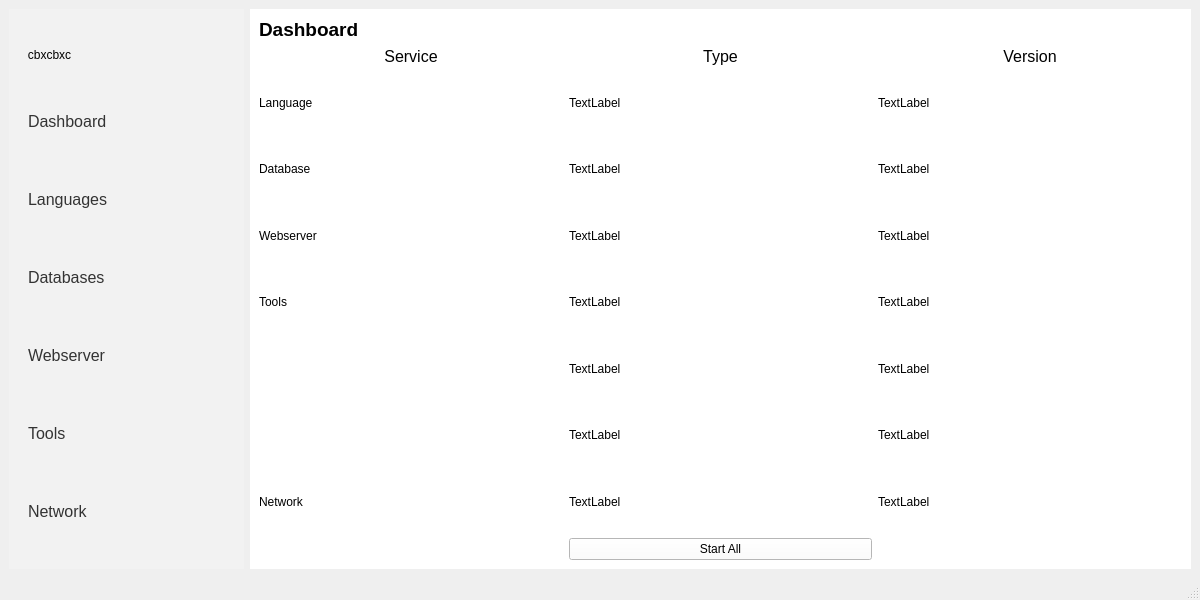
<?xml version="1.0" encoding="UTF-8"?>
<ui version="4.0">
 <class>MainWindow</class>
 <widget class="QMainWindow" name="MainWindow">
  <property name="geometry">
   <rect>
    <x>0</x>
    <y>0</y>
    <width>1200</width>
    <height>600</height>
   </rect>
  </property>
  <property name="windowTitle">
   <string>MainWindow</string>
  </property>
  <widget class="QWidget" name="centralwidget">
   <layout class="QHBoxLayout" name="horizontalLayout_2" stretch="1,4">
    <item>
     <widget class="QWidget" name="main_left_sidebar_layout" native="true">
      <property name="styleSheet">
       <string notr="true">/* Áp dụng cho widget cha để có nền chung */
#main_left_sidebar_layout {
    background-color: #f2f2f2; /* Hoặc màu nền bạn muốn */
}

/* Tùy chỉnh cho TẤT CẢ QPushButton bên trong sidebar */
#main_left_sidebar_layout QPushButton {
    /* --- Xóa bỏ giao diện mặc định --- */
    border: none;
    background-color: transparent; /* Quan trọng: làm nền nút trong suốt */

    /* --- Căn chỉnh &amp; Khoảng cách --- */
    text-align: left; /* Căn chữ sang trái */
    padding: 15px 10px; /* Thêm khoảng đệm cho dễ click */
    font-size: 16px;

    /* --- Giao diện chữ --- */
    color: #333; /* Màu chữ mặc định */
}

/* --- Các trạng thái động --- */

/* 1. Khi di chuột vào nút */
#main_left_sidebar_layout QPushButton:hover {
   	background-color: rgb(255, 255, 255);
    border-radius: 5px;
}

/* 2. Khi nút được &quot;check&quot; (tức là được chọn) */
#main_left_sidebar_layout QPushButton:checked {
    background-color: #e8e8e8; /* Màu nền khi được chọn */
    color: #e60026; /* Đổi màu chữ */
    font-weight: bold;
    border-radius: 5px;
}</string>
      </property>
      <layout class="QVBoxLayout" name="verticalLayout_3">
       <item>
        <widget class="QToolButton" name="toggle_sidebar_button">
         <property name="layoutDirection">
          <enum>Qt::LayoutDirection::LeftToRight</enum>
         </property>
         <property name="styleSheet">
          <string notr="true">QToolButton {
    border: none;
    background-color: transparent;
    padding: 5px; /* Tăng vùng có thể click */
}</string>
         </property>
         <property name="text">
          <string>cbxcbxc</string>
         </property>
         <property name="icon">
          <iconset resource="../resources/icons.qrc">
           <normaloff>:/icons/icons/bars-1.svg</normaloff>:/icons/icons/bars-1.svg</iconset>
         </property>
        </widget>
       </item>
       <item>
        <widget class="QPushButton" name="dashboard_button">
         <property name="font">
          <font>
           <pointsize>-1</pointsize>
          </font>
         </property>
         <property name="text">
          <string>Dashboard</string>
         </property>
        </widget>
       </item>
       <item>
        <widget class="QPushButton" name="languages_button">
         <property name="font">
          <font>
           <pointsize>-1</pointsize>
          </font>
         </property>
         <property name="text">
          <string>Languages</string>
         </property>
        </widget>
       </item>
       <item>
        <widget class="QPushButton" name="databases_button">
         <property name="font">
          <font>
           <pointsize>-1</pointsize>
          </font>
         </property>
         <property name="text">
          <string>Databases</string>
         </property>
        </widget>
       </item>
       <item>
        <widget class="QPushButton" name="webserver_button">
         <property name="font">
          <font>
           <pointsize>-1</pointsize>
          </font>
         </property>
         <property name="text">
          <string>Webserver</string>
         </property>
        </widget>
       </item>
       <item>
        <widget class="QPushButton" name="tools_button">
         <property name="text">
          <string>Tools</string>
         </property>
        </widget>
       </item>
       <item>
        <widget class="QPushButton" name="network_button">
         <property name="font">
          <font>
           <pointsize>-1</pointsize>
          </font>
         </property>
         <property name="text">
          <string>Network</string>
         </property>
        </widget>
       </item>
      </layout>
     </widget>
    </item>
    <item>
     <layout class="QHBoxLayout" name="main_content_layout">
      <item>
       <widget class="QStackedWidget" name="main_content_area">
        <property name="styleSheet">
         <string notr="true">background-color: rgb(255, 255, 255);</string>
        </property>
        <property name="currentIndex">
         <number>3</number>
        </property>
        <widget class="QWidget" name="webserver_page">
         <layout class="QVBoxLayout" name="verticalLayout_4" stretch="0,0,1">
          <item>
           <layout class="QHBoxLayout" name="webserver_title_layout">
            <item>
             <widget class="QLabel" name="webserver_title_label">
              <property name="text">
               <string>&lt;html&gt;&lt;head/&gt;&lt;body&gt;&lt;p&gt;&lt;span style=&quot; font-size:14pt; font-weight:700;&quot;&gt;Webserver&lt;/span&gt;&lt;/p&gt;&lt;/body&gt;&lt;/html&gt;</string>
              </property>
             </widget>
            </item>
           </layout>
          </item>
          <item>
           <layout class="QHBoxLayout" name="webserver_save_change_layout">
            <item>
             <widget class="QDialogButtonBox" name="webserver_save_change_buttonbox">
              <property name="standardButtons">
               <set>QDialogButtonBox::StandardButton::Cancel|QDialogButtonBox::StandardButton::Ok</set>
              </property>
             </widget>
            </item>
           </layout>
          </item>
          <item>
           <layout class="QGridLayout" name="webserver_content_layout">
            <item row="1" column="0">
             <widget class="QCheckBox" name="nginx_checkbox">
              <property name="text">
               <string>Nginx</string>
              </property>
             </widget>
            </item>
            <item row="0" column="0">
             <widget class="QCheckBox" name="apache_checkbox">
              <property name="text">
               <string>Apache</string>
              </property>
             </widget>
            </item>
            <item row="0" column="1">
             <widget class="QComboBox" name="apache_combobox"/>
            </item>
            <item row="1" column="1">
             <widget class="QComboBox" name="nginx_combobox"/>
            </item>
           </layout>
          </item>
         </layout>
        </widget>
        <widget class="QWidget" name="tools_page">
         <layout class="QVBoxLayout" name="verticalLayout_5" stretch="0,1">
          <item>
           <layout class="QHBoxLayout" name="tools_title_layout">
            <item>
             <widget class="QLabel" name="tools_title_label">
              <property name="text">
               <string>&lt;html&gt;&lt;head/&gt;&lt;body&gt;&lt;p&gt;&lt;span style=&quot; font-size:14pt; font-weight:700;&quot;&gt;Tools&lt;/span&gt;&lt;/p&gt;&lt;/body&gt;&lt;/html&gt;</string>
              </property>
             </widget>
            </item>
           </layout>
          </item>
          <item>
           <layout class="QGridLayout" name="tools_content_layout">
            <item row="3" column="1">
             <widget class="QComboBox" name="quickadd_combobox"/>
            </item>
            <item row="2" column="1">
             <widget class="QComboBox" name="rightclickmenu_combobox"/>
            </item>
            <item row="0" column="1">
             <widget class="QComboBox" name="wildcarddns_combobox"/>
            </item>
            <item row="4" column="1">
             <widget class="QComboBox" name="deleteproject_combobox"/>
            </item>
            <item row="2" column="0">
             <widget class="QLabel" name="rightclickmenu_label">
              <property name="text">
               <string>Right Click Menu</string>
              </property>
             </widget>
            </item>
            <item row="4" column="0">
             <widget class="QLabel" name="deleteproject_label">
              <property name="text">
               <string>Delete Project</string>
              </property>
             </widget>
            </item>
            <item row="3" column="0">
             <widget class="QLabel" name="quickadd_label">
              <property name="text">
               <string>Quick Add</string>
              </property>
             </widget>
            </item>
            <item row="1" column="0">
             <widget class="QLabel" name="cron_label">
              <property name="text">
               <string>Cron</string>
              </property>
             </widget>
            </item>
            <item row="0" column="0">
             <widget class="QLabel" name="wildcarddns_label">
              <property name="text">
               <string>Wildcard DNS</string>
              </property>
             </widget>
            </item>
            <item row="1" column="1">
             <widget class="QComboBox" name="cron_combobox"/>
            </item>
           </layout>
          </item>
         </layout>
        </widget>
        <widget class="QWidget" name="network_page">
         <layout class="QVBoxLayout" name="verticalLayout_6" stretch="0,0,1,0">
          <item>
           <layout class="QHBoxLayout" name="network_title_layout">
            <item>
             <widget class="QLabel" name="network_title_label">
              <property name="text">
               <string>&lt;html&gt;&lt;head/&gt;&lt;body&gt;&lt;p&gt;&lt;span style=&quot; font-size:14pt; font-weight:700;&quot;&gt;Network&lt;/span&gt;&lt;/p&gt;&lt;/body&gt;&lt;/html&gt;</string>
              </property>
             </widget>
            </item>
           </layout>
          </item>
          <item>
           <layout class="QHBoxLayout" name="network_save_change_layout">
            <item>
             <widget class="QDialogButtonBox" name="network_save_change_buttonbox">
              <property name="standardButtons">
               <set>QDialogButtonBox::StandardButton::Cancel|QDialogButtonBox::StandardButton::Ok</set>
              </property>
             </widget>
            </item>
           </layout>
          </item>
          <item>
           <layout class="QGridLayout" name="network_content_layout">
            <item row="2" column="0">
             <widget class="QCheckBox" name="traceroute_checkbox">
              <property name="text">
               <string>Traceroute</string>
              </property>
             </widget>
            </item>
            <item row="1" column="0">
             <widget class="QCheckBox" name="ngrok_checkbox">
              <property name="text">
               <string>Ngrok</string>
              </property>
             </widget>
            </item>
            <item row="0" column="0">
             <widget class="QCheckBox" name="telnet_checkbox">
              <property name="text">
               <string>Telnet</string>
              </property>
             </widget>
            </item>
            <item row="0" column="1">
             <widget class="QComboBox" name="telnet_combobox"/>
            </item>
            <item row="1" column="1">
             <widget class="QComboBox" name="ngrok_combobox"/>
            </item>
            <item row="2" column="1">
             <widget class="QComboBox" name="traceroute_combobox"/>
            </item>
           </layout>
          </item>
          <item>
           <layout class="QHBoxLayout" name="network_add_new_layout">
            <item>
             <widget class="QPushButton" name="network_add_new_button">
              <property name="text">
               <string>PushButton</string>
              </property>
             </widget>
            </item>
           </layout>
          </item>
         </layout>
        </widget>
        <widget class="QWidget" name="dashboard_page">
         <layout class="QVBoxLayout" name="verticalLayout_7" stretch="0,0,1">
          <item>
           <layout class="QHBoxLayout" name="dashboard_title_layout">
            <item>
             <widget class="QLabel" name="dashboard_title_label">
              <property name="text">
               <string>&lt;html&gt;&lt;head/&gt;&lt;body&gt;&lt;p&gt;&lt;span style=&quot; font-size:14pt; font-weight:700;&quot;&gt;Dashboard&lt;/span&gt;&lt;/p&gt;&lt;/body&gt;&lt;/html&gt;</string>
              </property>
             </widget>
            </item>
           </layout>
          </item>
          <item>
           <layout class="QHBoxLayout" name="dashboard_head_column_layout">
            <item>
             <widget class="QLabel" name="dashboard_service_label">
              <property name="text">
               <string>&lt;html&gt;&lt;head/&gt;&lt;body&gt;&lt;p align=&quot;center&quot;&gt;&lt;span style=&quot; font-size:12pt;&quot;&gt;Service&lt;/span&gt;&lt;/p&gt;&lt;/body&gt;&lt;/html&gt;</string>
              </property>
             </widget>
            </item>
            <item>
             <widget class="QLabel" name="dashboard_type_label">
              <property name="text">
               <string>&lt;html&gt;&lt;head/&gt;&lt;body&gt;&lt;p align=&quot;center&quot;&gt;&lt;span style=&quot; font-size:12pt;&quot;&gt;Type&lt;/span&gt;&lt;/p&gt;&lt;/body&gt;&lt;/html&gt;</string>
              </property>
             </widget>
            </item>
            <item>
             <widget class="QLabel" name="dashboard_version_label">
              <property name="text">
               <string>&lt;html&gt;&lt;head/&gt;&lt;body&gt;&lt;p align=&quot;center&quot;&gt;&lt;span style=&quot; font-size:12pt;&quot;&gt;Version&lt;/span&gt;&lt;/p&gt;&lt;/body&gt;&lt;/html&gt;</string>
              </property>
             </widget>
            </item>
           </layout>
          </item>
          <item>
           <layout class="QGridLayout" name="dashboard_content_layout" rowstretch="0,0,0,0,0,0,0,0,0,0,0,0,0,0,0,0,0" columnstretch="0,0,0">
            <item row="9" column="1">
             <widget class="QLabel" name="database_type_label">
              <property name="text">
               <string>TextLabel</string>
              </property>
             </widget>
            </item>
            <item row="15" column="0">
             <widget class="QLabel" name="network_service_label">
              <property name="text">
               <string>Network</string>
              </property>
             </widget>
            </item>
            <item row="14" column="1">
             <widget class="QLabel" name="tools_type_3_label">
              <property name="text">
               <string>TextLabel</string>
              </property>
             </widget>
            </item>
            <item row="12" column="2">
             <widget class="QLabel" name="tools_version_2_label">
              <property name="text">
               <string>TextLabel</string>
              </property>
             </widget>
            </item>
            <item row="14" column="2">
             <widget class="QLabel" name="tools_version_3_label">
              <property name="text">
               <string>TextLabel</string>
              </property>
             </widget>
            </item>
            <item row="8" column="0">
             <widget class="QLabel" name="language_service_label">
              <property name="text">
               <string>Language</string>
              </property>
             </widget>
            </item>
            <item row="11" column="1">
             <widget class="QLabel" name="tools_type_1_label">
              <property name="text">
               <string>TextLabel</string>
              </property>
             </widget>
            </item>
            <item row="12" column="1">
             <widget class="QLabel" name="tools_type_2_label">
              <property name="text">
               <string>TextLabel</string>
              </property>
             </widget>
            </item>
            <item row="16" column="1">
             <widget class="QPushButton" name="startall_button">
              <property name="text">
               <string>Start All</string>
              </property>
             </widget>
            </item>
            <item row="8" column="2">
             <widget class="QLabel" name="language_version_label">
              <property name="text">
               <string>TextLabel</string>
              </property>
             </widget>
            </item>
            <item row="11" column="2">
             <widget class="QLabel" name="tools_version_1_label">
              <property name="text">
               <string>TextLabel</string>
              </property>
             </widget>
            </item>
            <item row="11" column="0">
             <widget class="QLabel" name="tools_service_label">
              <property name="text">
               <string>Tools</string>
              </property>
             </widget>
            </item>
            <item row="8" column="1">
             <widget class="QLabel" name="language_type_label">
              <property name="text">
               <string>TextLabel</string>
              </property>
             </widget>
            </item>
            <item row="15" column="2">
             <widget class="QLabel" name="network_version_label">
              <property name="text">
               <string>TextLabel</string>
              </property>
             </widget>
            </item>
            <item row="9" column="0">
             <widget class="QLabel" name="database_service_label">
              <property name="text">
               <string>Database</string>
              </property>
             </widget>
            </item>
            <item row="9" column="2">
             <widget class="QLabel" name="database_version_label">
              <property name="text">
               <string>TextLabel</string>
              </property>
             </widget>
            </item>
            <item row="15" column="1">
             <widget class="QLabel" name="network_type_label">
              <property name="text">
               <string>TextLabel</string>
              </property>
             </widget>
            </item>
            <item row="10" column="0">
             <widget class="QLabel" name="webserver_service_label">
              <property name="text">
               <string>Webserver</string>
              </property>
             </widget>
            </item>
            <item row="10" column="1">
             <widget class="QLabel" name="webserver_type_label">
              <property name="text">
               <string>TextLabel</string>
              </property>
             </widget>
            </item>
            <item row="10" column="2">
             <widget class="QLabel" name="webserver_version_label">
              <property name="text">
               <string>TextLabel</string>
              </property>
             </widget>
            </item>
           </layout>
          </item>
         </layout>
        </widget>
        <widget class="QWidget" name="languages_page">
         <layout class="QVBoxLayout" name="verticalLayout" stretch="0,0,1,0">
          <item>
           <layout class="QHBoxLayout" name="language_title_layout">
            <item>
             <widget class="QLabel" name="language_title_label">
              <property name="text">
               <string>&lt;html&gt;&lt;head/&gt;&lt;body&gt;&lt;p&gt;&lt;span style=&quot; font-size:14pt; font-weight:700;&quot;&gt;Languages&lt;/span&gt;&lt;/p&gt;&lt;/body&gt;&lt;/html&gt;</string>
              </property>
             </widget>
            </item>
           </layout>
          </item>
          <item>
           <layout class="QHBoxLayout" name="language_save_change_layout">
            <item>
             <widget class="QDialogButtonBox" name="language_save_change_buttonbox">
              <property name="standardButtons">
               <set>QDialogButtonBox::StandardButton::Cancel|QDialogButtonBox::StandardButton::Ok</set>
              </property>
             </widget>
            </item>
           </layout>
          </item>
          <item>
           <layout class="QGridLayout" name="language_content_layout">
            <item row="1" column="0">
             <widget class="QRadioButton" name="python_radio">
              <property name="text">
               <string>Python</string>
              </property>
             </widget>
            </item>
            <item row="3" column="0">
             <widget class="QRadioButton" name="nodejs_radio">
              <property name="text">
               <string>Nodejs</string>
              </property>
             </widget>
            </item>
            <item row="0" column="0">
             <widget class="QRadioButton" name="php_radio">
              <property name="text">
               <string>PHP</string>
              </property>
             </widget>
            </item>
            <item row="2" column="0">
             <widget class="QRadioButton" name="java_radio">
              <property name="text">
               <string>Java</string>
              </property>
             </widget>
            </item>
            <item row="1" column="1">
             <widget class="QComboBox" name="python_combobox"/>
            </item>
            <item row="0" column="1">
             <widget class="QComboBox" name="php_combobox"/>
            </item>
            <item row="2" column="1">
             <widget class="QComboBox" name="java_combobox"/>
            </item>
            <item row="3" column="1">
             <widget class="QComboBox" name="nodejs_combobox"/>
            </item>
           </layout>
          </item>
          <item>
           <layout class="QHBoxLayout" name="language_add_new_layout">
            <item>
             <widget class="QPushButton" name="language_add_new_button">
              <property name="text">
               <string>Add New Languages</string>
              </property>
             </widget>
            </item>
           </layout>
          </item>
         </layout>
        </widget>
        <widget class="QWidget" name="databases_page">
         <layout class="QVBoxLayout" name="verticalLayout_2" stretch="0,0,1,0">
          <item>
           <layout class="QHBoxLayout" name="database_title_layout">
            <item>
             <widget class="QLabel" name="database_title_label">
              <property name="text">
               <string>&lt;html&gt;&lt;head/&gt;&lt;body&gt;&lt;p&gt;&lt;span style=&quot; font-size:14pt; font-weight:700;&quot;&gt;Databases&lt;/span&gt;&lt;/p&gt;&lt;/body&gt;&lt;/html&gt;</string>
              </property>
             </widget>
            </item>
           </layout>
          </item>
          <item>
           <layout class="QHBoxLayout" name="database_save_change_layout">
            <item>
             <widget class="QDialogButtonBox" name="database_save_change_buttonbox">
              <property name="standardButtons">
               <set>QDialogButtonBox::StandardButton::Cancel|QDialogButtonBox::StandardButton::Ok</set>
              </property>
             </widget>
            </item>
           </layout>
          </item>
          <item>
           <layout class="QGridLayout" name="database_content_layout">
            <item row="2" column="0">
             <widget class="QRadioButton" name="sqlite_radio">
              <property name="text">
               <string>SQLite</string>
              </property>
             </widget>
            </item>
            <item row="1" column="0">
             <widget class="QRadioButton" name="sqlserver_radio">
              <property name="text">
               <string>SQL Server</string>
              </property>
             </widget>
            </item>
            <item row="0" column="0">
             <widget class="QRadioButton" name="mysql_radio">
              <property name="text">
               <string>MySQL</string>
              </property>
             </widget>
            </item>
            <item row="1" column="1">
             <widget class="QComboBox" name="sqlserver_combobox"/>
            </item>
            <item row="0" column="1">
             <widget class="QComboBox" name="mysql_combobox"/>
            </item>
            <item row="2" column="1">
             <widget class="QComboBox" name="sqlite_combobox"/>
            </item>
           </layout>
          </item>
          <item>
           <layout class="QHBoxLayout" name="database_add_new_layout">
            <item>
             <widget class="QPushButton" name="database_add_new_button">
              <property name="text">
               <string>Add New Databases</string>
              </property>
             </widget>
            </item>
           </layout>
          </item>
         </layout>
        </widget>
       </widget>
      </item>
     </layout>
    </item>
   </layout>
  </widget>
  <widget class="QMenuBar" name="menubar">
   <property name="geometry">
    <rect>
     <x>0</x>
     <y>0</y>
     <width>1200</width>
     <height>33</height>
    </rect>
   </property>
  </widget>
  <widget class="QStatusBar" name="statusbar"/>
 </widget>
 <resources>
  <include location="../resources/icons.qrc"/>
 </resources>
 <connections/>
</ui>
